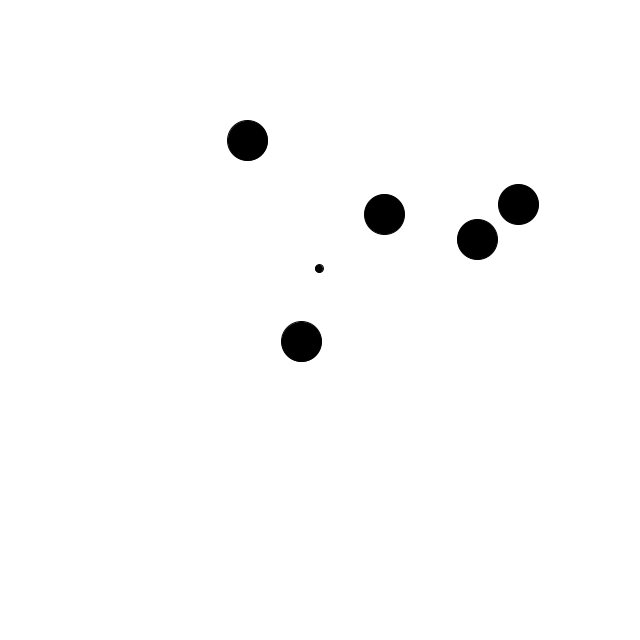
Frame 1 (no input)
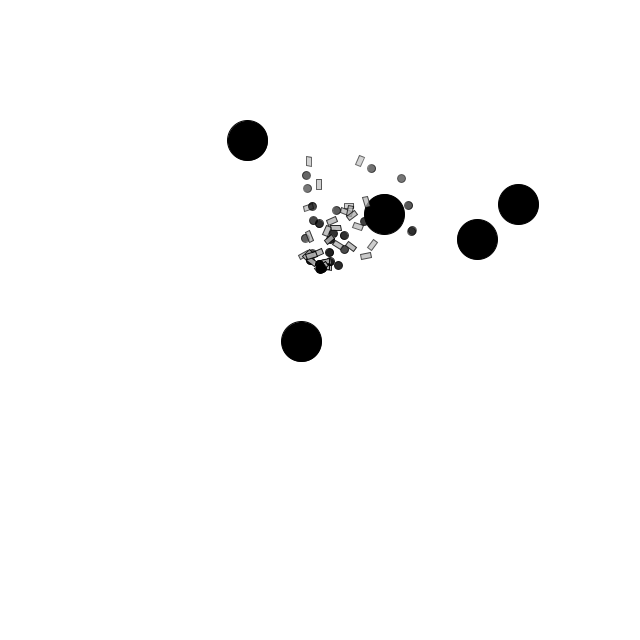
Frame 60 (the mouse pressed at the canvas centre just before this capture)
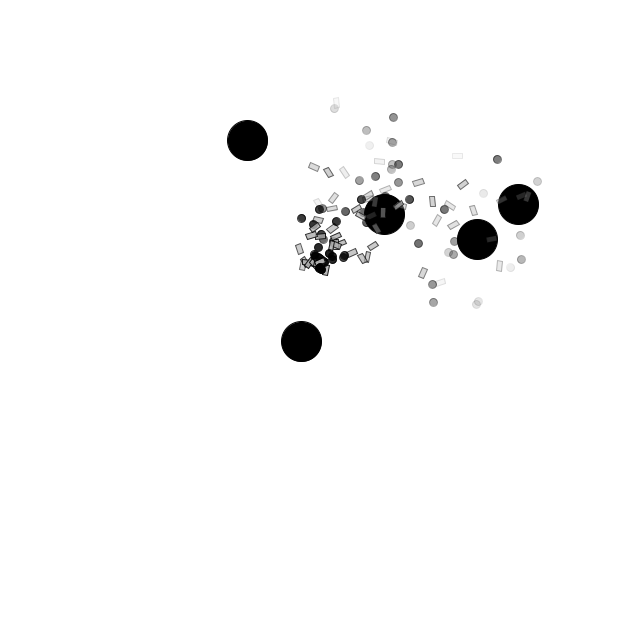
Frame 120 (the mouse held since frame 60 and released just before this capture)

The Processing sketch that drew these frames (run headless with seeded random() and noise(); from frame 60 on, the mouse is pressed at the canvas centre):

// Processing sketch: E4_9PolyRepellerArray
// ── E4_9PolyRepellerArray.pde
import java.util.Iterator;

ParticleSystem ps;
ArrayList<Repeller> reps;


void setup(){
  size(640, 640);
  background(255);
  ps = new ParticleSystem(new PVector(width/2, height/2-50));
  reps = new ArrayList<Repeller>();
  for(int i = 0; i < 5; i++){
    reps.add(new Repeller(random(100, width-100), random(100, height-100)));
  }
}

void draw(){
  background(255);
  Iterator<Repeller> it = reps.iterator();
  while ( it.hasNext()){
    Repeller r = it.next();
    r.display();
    ps.applyRepeller(r);
  }
  PVector gravity = new PVector(0, 0.1);
  //ps.applyForce(gravity);
  
  ps.run();
  
  
  
  
}
// ── Particle.pde
class Particle{
  PVector location, velocity, acceleration;
  float lifespan;
  float mass;
  boolean dead = false;
  
  Particle(PVector l){
    mass = 1;
    lifespan = 255;
    acceleration = new PVector(0, 0.05);
    velocity = new PVector(random(-1, 1), random(-2, 0));
    location = l.get();
  }
  
  void run(){
      update();
      display();
      dead = isDead();
    }
    
    void update(){
      velocity.add(acceleration);
      location.add(velocity);
      
      acceleration.mult(0);
      lifespan-=2;
    }
    
    void display(){
      stroke(0, lifespan);
      fill(0, lifespan);
      ellipse(location.x, location.y, 8, 8);
    }
    
    void applyForce(PVector force){
      PVector f = force.get();
      f.div(mass);
      acceleration.add(f);
    }
    
    boolean isDead(){
      if( lifespan < 0.0){
        return true;
      }
      else {
        return false;
      }
    }
    
    
}

class Confetti extends Particle{
  float angle, aVel, aAcc;
  Confetti(PVector l){
    super(l);
    angle = random(TWO_PI);
    aVel = 0;
    aAcc = 0;
 
  }
  
  void update(){
    super.update();
    aAcc = velocity.mag()/1000;
    aVel+=aAcc;
    angle+=aVel;
    
  }
  
  
  
  void display(){
    rectMode(CENTER);
    fill(175, lifespan);
    stroke(0, lifespan);
    pushMatrix();
      translate(location.x, location.y);
      rotate(angle);
      rect(0,0, 10, 5);
    popMatrix();
  }
}
// ── ParticleSystem.pde
import java.util.Iterator;

class ParticleSystem{
  PVector origin;
  
  ArrayList<Particle> particles;
  
  ParticleSystem(PVector l){
    origin = l.get();
    particles = new ArrayList<Particle>();
  }
  
  void addParticle(){
    float r = random(1);
    if( r < .5){ particles.add(new Particle(origin));}
    else{particles.add(new Confetti(origin));}
  }
  
  void run(){
    addParticle();
    Iterator<Particle> it = particles.iterator();
    
    while(it.hasNext()){
      Particle p = it.next();
      p.run();
      if(p.dead){
        it.remove();

      }
    }
  }
  
  void applyForce(PVector f){
    for(Particle p: particles){
      p.applyForce(f);
    }
  }
  
  
  void applyRepeller(Repeller r){
    for(Particle p: particles){
      PVector force = r.repel(p);
      p.applyForce(force);
    }
  }
  
  
  
}
// ── Repeller.pde
class Repeller{
  
  PVector location;
  float r = 10;
  
  Repeller(float x, float y){
    location = new PVector(x, y);
  }
  
  void display(){
    stroke(0);
    fill(0);
    ellipse(location.x, location.y, r*4, r*4);
  }
  
  PVector repel(Particle p){
    
    PVector dir = PVector.sub(location, p.location);
    float d = dir.mag();
    d = constrain(d, 5, 100);
    dir.normalize();
    float force =1 * 100 / (d * d);
    dir.mult(force);
    return dir;
  }
  
}
    
